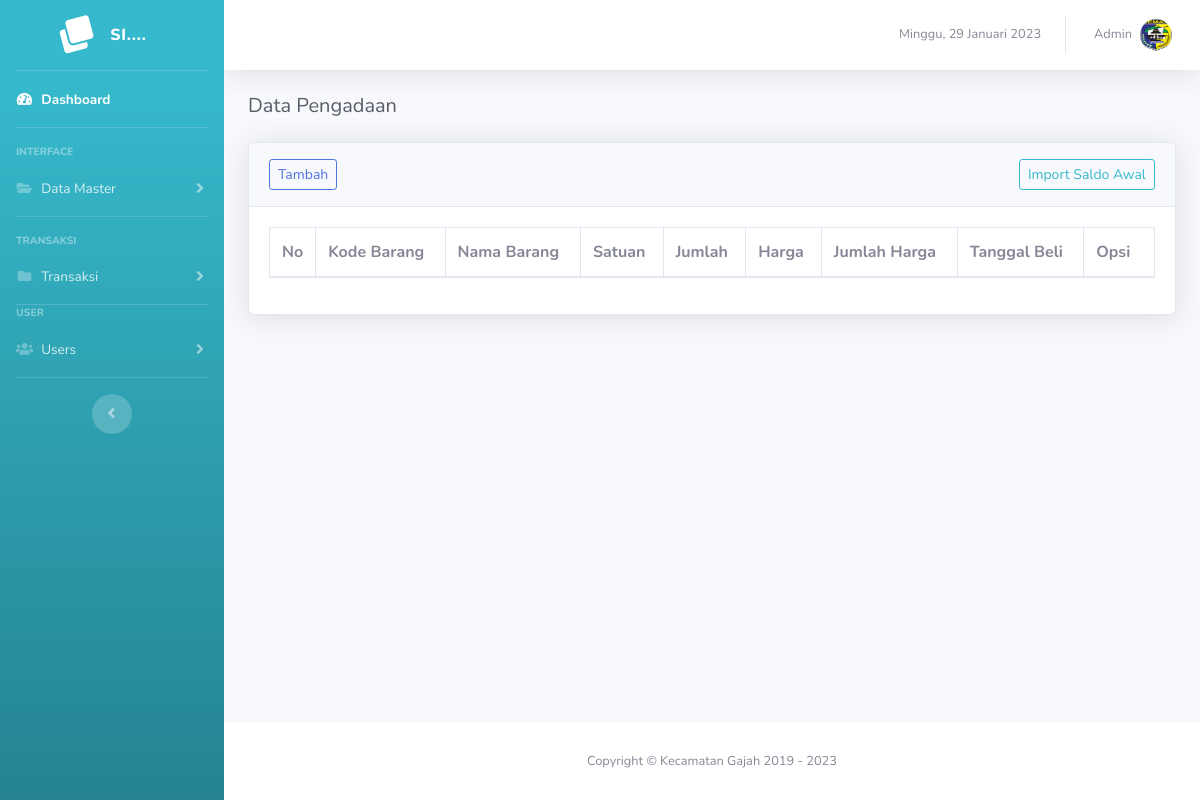
The app's page /pembelian (signed in), older data.
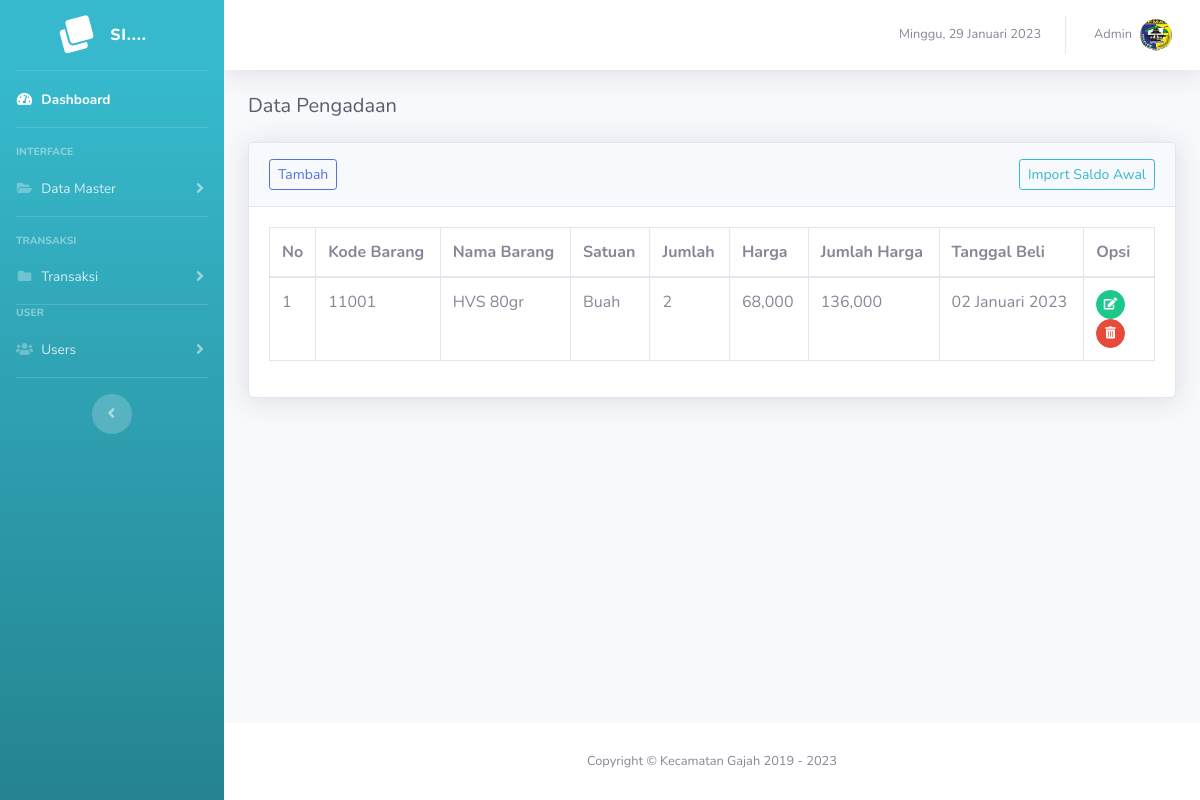
The same page, newer data.
### tables this page shows
CREATE TABLE `tb_pembelian` (
  `id_pembelian` int(11) NOT NULL,
  `id_instansi` int(11) NOT NULL,
  `id_user` int(11) NOT NULL,
  `kode_barang` varchar(50) NOT NULL,
  `volume` varchar(10) NOT NULL,
  `harga_satuan` varchar(20) NOT NULL,
  `jumlah_harga` varchar(20) NOT NULL,
  `tanggal_beli` date NOT NULL,
  `nama_rekanan` varchar(100) NOT NULL,
  `no_dokumen` varchar(50) NOT NULL,
  `tanggal_dokumen` date NOT NULL,
  `tahun` varchar(10) NOT NULL
);

CREATE TABLE `tb_barang` (
  `id_barang` int(11) NOT NULL,
  `id_kategori` int(11) NOT NULL,
  `kode_barang` varchar(20) NOT NULL,
  `nama_barang` varchar(100) NOT NULL,
  `satuan_barang` varchar(20) NOT NULL
);

### inc/tgl_indo.php (called while the page is built)
<?php
function TanggalIndo($date){
	$BulanIndo = array("Januari", "Februari", "Maret", "April", "Mei", "Juni", "Juli", "Agustus", "September", "Oktober", "November", "Desember");
	$tahun = substr($date, 0, 4);
	$bulan = substr($date, 5, 2);
	$tgl   = substr($date, 8, 2);
	$result = $tgl . " " . $BulanIndo[(int)$bulan-1] . " ". $tahun;
	return($result);
}
?>

### page/pembelian/pembelian.php (the view)
<h5 class="h5 mb-4 text-gray-800">Data Pengadaan</h5>
<div class="card shadow mb-4">
  <div class="card-header py-3">
    <a href="?page=pembelian&action=add" class="btn btn-sm btn-outline-primary">Tambah</a>
    <a href="?page=pembelian&action=import" class="btn btn-sm btn-outline-info float-right">Import Saldo Awal</a>
  </div>
  <div class="card-body">
    <div class="table-responsive">
      <table class="table table-bordered" id="dataTable" width="100%" cellspacing="0">
        <thead>
          <tr>
            <th width="5%">No</th>
            <th>Kode Barang</th>
            <th>Nama Barang</th>
            <th>Satuan</th>
            <th>Jumlah</th>
            <th>Harga</th>
            <th>Jumlah Harga</th>
            <th>Tanggal Beli</th>
            <th width="8%">Opsi</th>
          </tr>
        </thead>
        <tbody>
          <?php
          if ($_SESSION['level'] == "admin") {
            $sql = $conn->query("SELECT * FROM tb_pembelian WHERE tahun = '$_SESSION[tahun]'");
          } else {
            $sql = $conn->query("SELECT * FROM tb_pembelian  WHERE id_user = '$_SESSION[id_user]' AND tahun = '$_SESSION[tahun]'");
          }
          $no = 1;
          foreach ($sql as $key => $value) :
          ?>
            <tr>
              <td><?= $no++; ?></td>
              <?php
              $kode_barang = $value['kode_barang'];
              $barang = $conn->query("SELECT * FROM tb_barang WHERE kode_barang = '$kode_barang'");
              foreach ($barang as $key => $data) {
                echo "<td>$data[kode_barang]</td>";
                echo "<td>$data[nama_barang]</td>";
                echo "<td>$data[satuan_barang]</td>";
              }
              ?>
              <td><?= $value['volume']; ?></td>
              <td><?= number_format($value['harga_satuan']); ?></td>
              <td><?= number_format($value['jumlah_harga']); ?></td>
              <td><?= TanggalIndo($value['tanggal_beli']); ?></td>
              <td>
                <a href="?page=pembelian&action=edit&id=<?= urlencode(base64_encode($value['id_pembelian'])); ?>" class="btn btn-sm btn-circle btn-success" data-toggle="tooltip" data-placement="top" title="Edit"><i class="fas fa-edit"></i></a>
                <a href="?page=pembelian&action=delete&id=<?= urlencode(base64_encode($value['id_pembelian'])); ?>" name="delete" class=" delete btn btn-sm btn-circle btn-danger" data-toggle="tooltip" data-placement="top" title="Delete"><i class="fas fa-trash-alt"></i></a>
              </td>
            </tr>
          <?php endforeach; ?>
        </tbody>
      </table>
    </div>
  </div>
</div>

Row changes from the older to the newer data that the page shows:
added tb_pembelian: volume "2", harga_satuan "68,000", jumlah_harga "136,000", tanggal_beli "02 Januari 2023"
added tb_barang: kode_barang "11001", nama_barang "HVS 80gr", satuan_barang "Buah"
